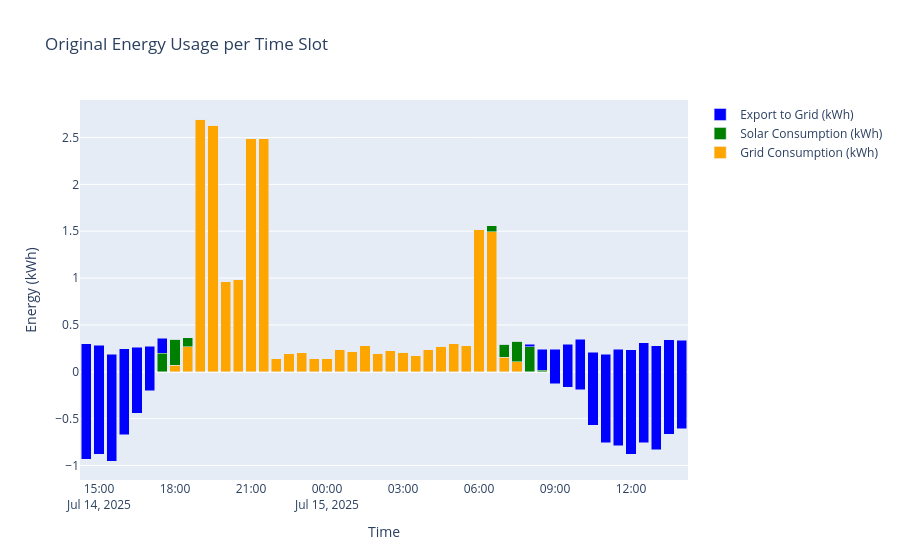

The notebook cell saved with this chart:
### Code cell
import plotly.graph_objs as go
import numpy as np

interval_hours = 0.5  # 30 minutes per row

# Grid import (kWh)
grid_import = df['P_grid_pos'] * interval_hours / 1000

# Grid export (kWh, positive values)
grid_export = df['P_grid_neg'] * interval_hours / 1000

# Solar used for load/deferrables (kWh)
# The actual solar used is the minimum of available PV and the total load minus grid import
total_load = df['P_Load'] + df['P_deferrable0'] + df['P_deferrable1'] + df['P_deferrable2']
solar_used = (total_load - df['P_grid_pos']).clip(lower=0)
solar_used = np.minimum(solar_used, df['P_PV']) * interval_hours / 1000

# Prepare time axis
time_axis = pd.to_datetime(df['timestamp'])

fig = go.Figure()
fig.add_trace(go.Bar(
    x=time_axis,
    y=grid_import,
    name='Grid Consumption (kWh)',
    marker_color='orange'
))
fig.add_trace(go.Bar(
    x=time_axis,
    y=solar_used,
    name='Solar Consumption (kWh)',
    marker_color='green'
))
fig.add_trace(go.Bar(
    x=time_axis,
    y=grid_export,
    name='Export to Grid (kWh)',
    marker_color='blue'
))

fig.update_layout(
    barmode='stack',
    title='Original Energy Usage per Time Slot',
    xaxis_title='Time',
    yaxis_title='Energy (kWh)',
    hovermode='x unified'
)
fig.show()
